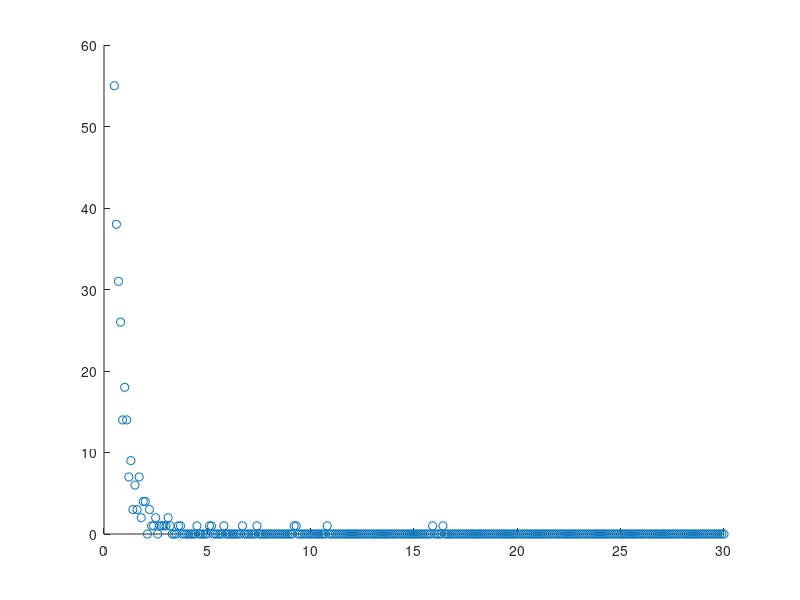

The MATLAB script that drew this image:
% Create Salpeter distribution of 400 stars

solar_mass = 1.988 * 10^30; % kg
rand_dist = []; % array of 400 random numbers 0-1
tot_num_stars = 400;
for i = 1:tot_num_stars
   rand_dist(i) = rand;
end
solar_masses = 0.5:0.1:30.1; % In terms of solar masses - 2 means 2 * solar_mass
rand_dist = sort(rand_dist);
D = 1/((30*solar_mass)^-1.35 - (0.5*solar_mass)^-1.35);
for index = 1:length(solar_masses)-1
    high = solar_masses(1,index+1);
    low = solar_masses(1,index);
    bin_weight = D*((high*solar_mass)^-1.35 - (low*solar_mass)^-1.35);
    solar_masses(2,index) = bin_weight;
end
for index = 1:length(solar_masses)
    upper_limit = 0;
    for h = 1:index
        upper_limit = upper_limit + solar_masses(2,h);
    end
    count = 0;
    for i = 1:length(rand_dist)
        if rand_dist(i) <= upper_limit
            count = count + 1;
        end
    end
    solar_masses(3,index) = count;
end
solar_masses(:,297) = [];
previous_val = 0;
for j = 1:length(solar_masses)
     g = solar_masses(3,j);
     solar_masses(3,j) = solar_masses(3,j) - previous_val;
     previous_val = g;
end
% Assign 1/3 of stars a binary partner
binary_solar_masses = solar_masses(1:2,:);
binary_solar_masses(3,1) = 0;
limit = 133;
for bi_index = 1:limit
    bi_star = round(rand()*399 + 1);
    count = 0;
    for index = 1:length(solar_masses)
        for h = 1:solar_masses(3,index)
            count = count + 1;
            if count == bi_star
                if solar_masses(3,index) == binary_solar_masses(3,index)
                    limit = limit + 1;
                else
                    binary_solar_masses(3,index) = binary_solar_masses(3,index) + 1;
                end
            end
        end
    end
end

for index = 1:length(solar_masses)
    solar_masses(3,index) = solar_masses(3,index) - binary_solar_masses(3,index);
end
for index = 1:length(solar_masses)
    if solar_masses(3,index) == -1
        disp(index)
    end
end   
tot = 0;
bi_tot = 0;
for index = 1:length(solar_masses)
    tot = solar_masses(3,index) + tot
    bi_tot = binary_solar_masses(3,index) + bi_tot
end  
% Create ZAMS HR diagram
scatter(solar_masses(1,:),solar_masses(3,:))